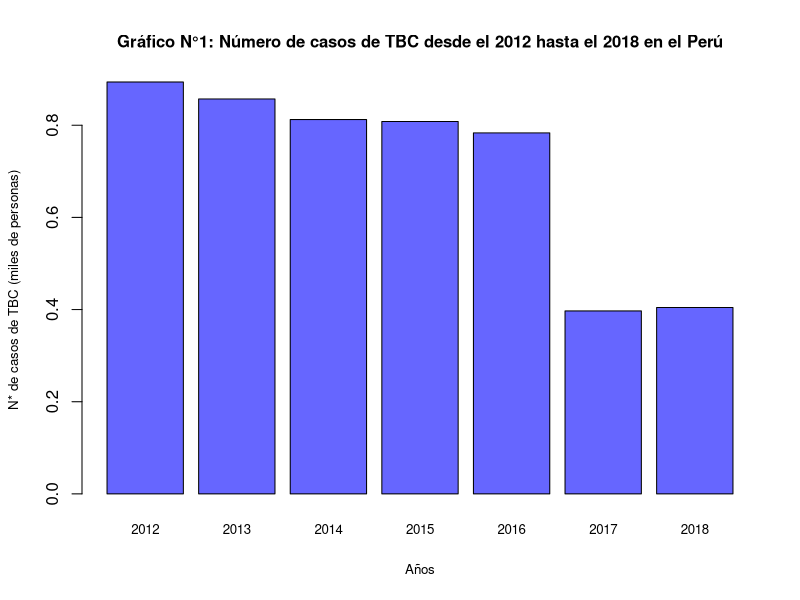
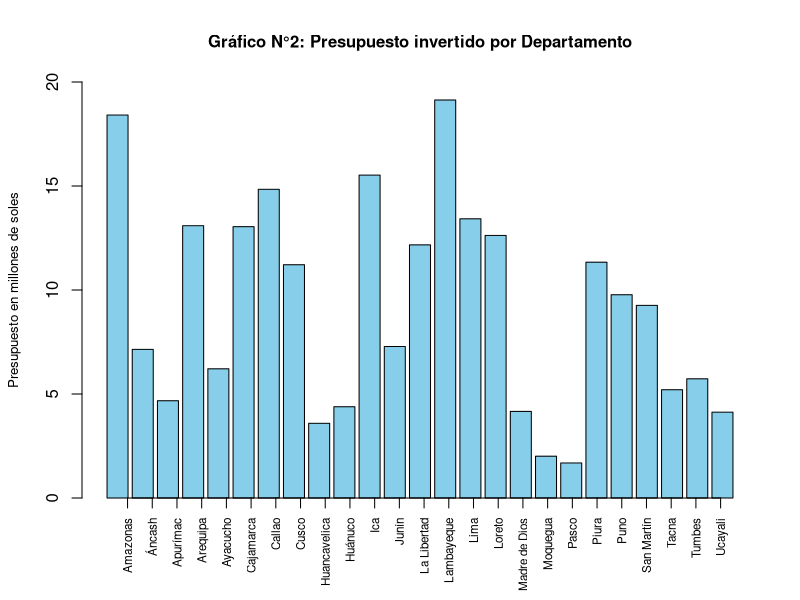
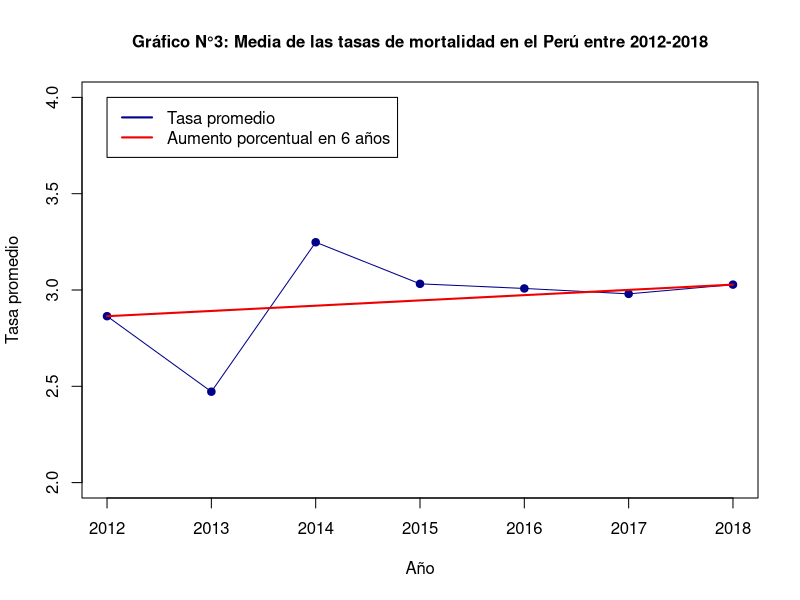
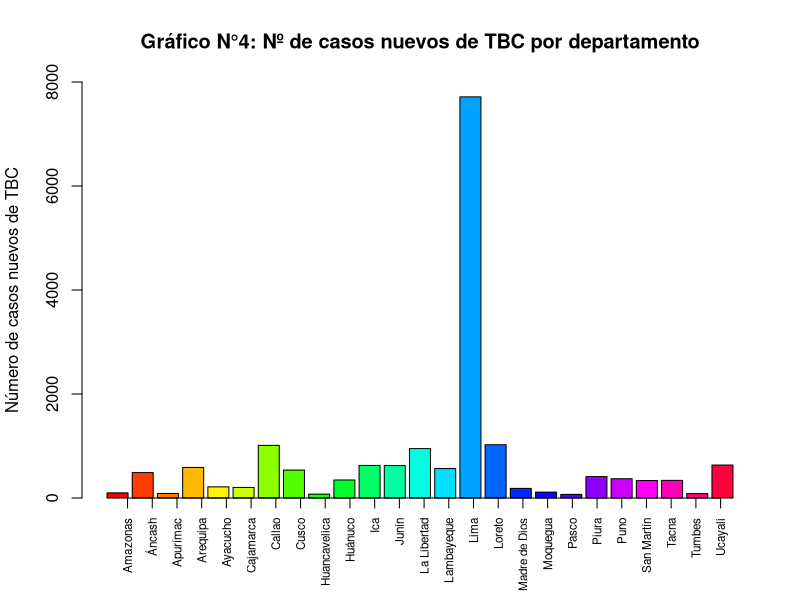
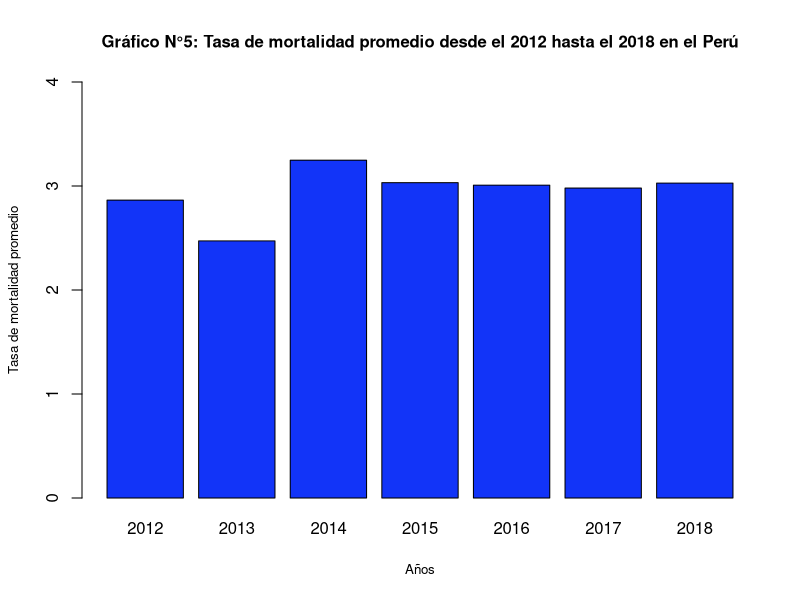
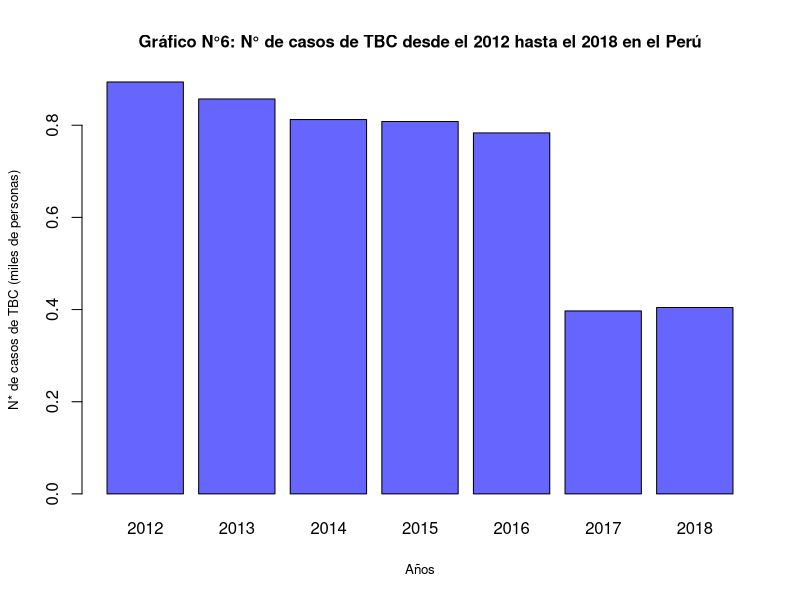
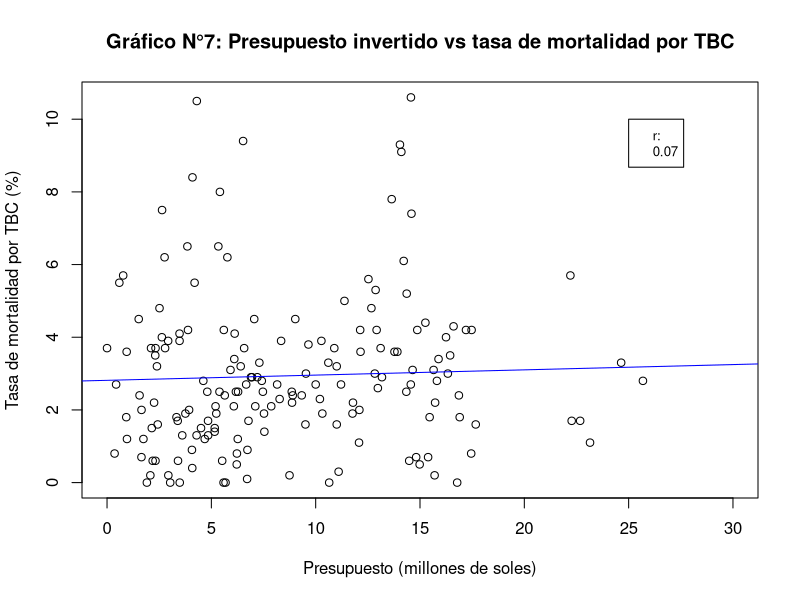
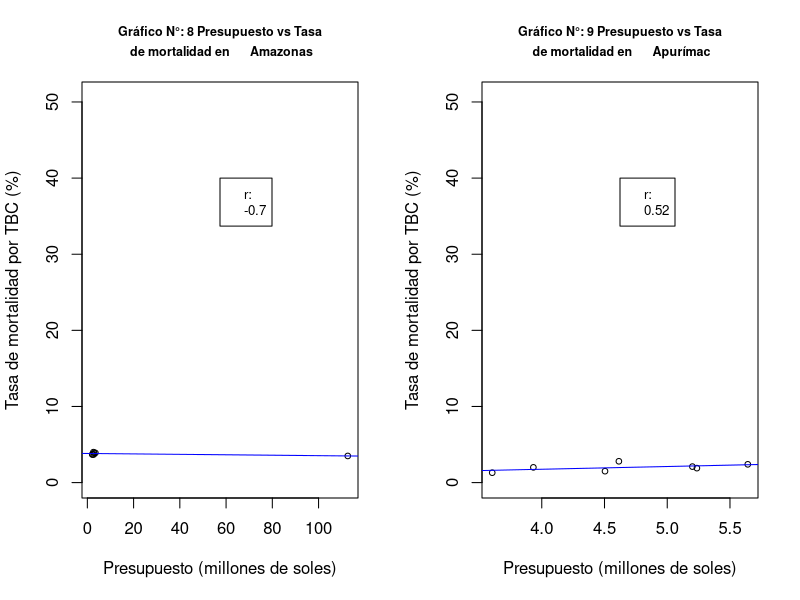

Write R code to recreate these figures, in order.
## ---- chunk 1
datos <- read.csv(file = "Datos.csv", fileEncoding = "UTF-8")
## ---- chunk 2
x<-0
morbilidad_porr_anho<-c()
anhos<-c()
for (i in 2012:2018){
       x<-x+1
       morbilidad_porr_anho[x]<-mean(datos$Numero.de.casos.Nuevos[datos$Año==i])
       anhos[x]<-i
}
casos <- morbilidad_porr_anho/1000
names(casos)<-anhos
barplot(casos,main="Gráfico N°1: Número de casos de TBC desde el 2012 hasta el 2018 en el Perú"
        ,ylab ="N* de casos de TBC (miles de personas)"
        ,xlab ="Años"
        ,cex.main=1.25
        ,cex.lab=0.8
        ,col = "#6666FF"
        ,cex.main=1
        ,cex.names = 0.8)
## ---- chunk 3
departamentos1<-unique(datos$Departamento)
Departamentos<-datos$Departamento
Morbilidad<-datos$Morbilidad
Presupuesto.orientado<-datos$Presupuesto.para.el.programa.orientado.a.disminuir.la.incidencia.de.TBC.y.VIH
datos4<-data.frame(Departamentos,Morbilidad,Presupuesto.orientado)

Morbilidad2<-c()
Presupuesto.orientado2<-c()
for (i in 1:25){
aux<-sum(datos4$Morbilidad[which(datos4$Departamentos==Departamentos[c(i)])])/7
Morbilidad2<-c(Morbilidad2,aux)
aux2<-sum(datos4$Presupuesto.orientado[which(datos4$Departamentos==Departamentos[c(i)])])/7
Presupuesto.orientado2<-c(Presupuesto.orientado2,aux2)
}

P<-Presupuesto.orientado2/1000000

datos5<-data.frame(departamentos1,Morbilidad2,Presupuesto.orientado2)
barplot(P,main="Gráfico N°2: Presupuesto invertido por Departamento"
        ,ylab = "Presupuesto en millones de soles"
        ,width = 0.85
        ,col = "skyblue"
        ,ylim =c(0,20)
        ,cex.main=1
        ,cex.lab=0.8)
axis(1,at=1:25,labels = departamentos1,las=3,cex.axis=0.7)

## ---- chunk 4
z<-0
tasademortalidadprom<-c()
años<-c()
for(i in 2012:2018){
  z<-z+1
  tasademortalidadprom[z]<- mean(datos$Tasa.de.mortalidad[datos$Año==i])
  años[z]<-i
}
Vs=(seq(from=tasademortalidadprom[1],to=tasademortalidadprom[7],by=(tasademortalidadprom[7]-tasademortalidadprom[1])/6))
plot(y=tasademortalidadprom,x = 2012:2018
     ,main = "Gráfico N°3: Media de las tasas de mortalidad en el Perú entre 2012-2018"
     ,xlab = "Año"
     ,ylab = "Tasa promedio"
     ,ylim = c(2,4)
     ,type ="o"
     ,pch = 19
     ,cex.main=1
     ,col = c("blue4"));
lines(y=Vs,x = 2012:2018, col="red2",lwd=2)
legend(2012,4,legend=c("Tasa promedio","Aumento porcentual en 6 años"),col=c("blue4","red2"),lwd=2)
## ---- chunk 5
Departamentos <-datos[,"Departamento"]
Numero.de.casos.nuevos<-datos[,"Numero.de.casos.Nuevos"]

datos2<-data.frame(Departamentos,Numero.de.casos.nuevos)
Numero.de.casos.nuevos2<-c()
for (i in 1:25)
{
aux<-sum(datos2$Numero.de.casos.nuevos[which(datos2$Departamentos==Departamentos[c(i)])])/7
Numero.de.casos.nuevos2<-c(Numero.de.casos.nuevos2,aux)
}
datos3<-data.frame(departamentos1,Numero.de.casos.nuevos2)

dep<-c("Amazonas","Áncash","Apurímac","Arequipa","Ayacucho","Cajamarca","Callao","Cusco","Huancavelica","Huánuco","Ica","Junín","La Libertad","Lambayeque","Lima","Loreto","Madre de Dios","Moquegua","Pasco","Piura","Puno","San Martín","Tacna","Tumbes","Ucayali")

barplot(datos3$Numero.de.casos.nuevos2,main = "Gráfico N°4: Nº de casos nuevos de TBC por departamento",width=0.85 ,ylab =  "Número de casos nuevos de TBC", col=rainbow(25),ylim = c(0,8000))
axis(1,at=1:25,labels = dep,las=3,cex.axis=0.7)
## ---- chunk 6

cases<-tasademortalidadprom
names(cases)<-años
barplot(cases,main="Gráfico N°5: Tasa de mortalidad promedio desde el 2012 hasta el 2018 en el Perú"
        ,ylab ="Tasa de mortalidad promedio"
        ,xlab ="Años"
        ,ylim=c(0,4)
        ,cex.main=1
        ,cex.lab=0.8
        ,col = "#1234F8")
## ---- chunk 7

casos <- morbilidad_porr_anho/1000
names(casos)<-años
barplot(casos
        ,main="Gráfico N°6: N° de casos de TBC desde el 2012 hasta el 2018 en el Perú"
        ,ylab ="N* de casos de TBC (miles de personas)"
        ,xlab ="Años"
        ,cex.main=1
        ,cex.lab=0.8
        ,col = "#6666FF")
## ---- chunk 8
Presupuesto_millones<-datos$Presupuesto.para.el.programa.orientado.a.disminuir.la.incidencia.de.TBC.y.VIH/1000000
tasa_mortalidad<-datos$Tasa.de.mortalidad
plot(Presupuesto_millones,tasa_mortalidad 
     ,main="Gráfico N°7: Presupuesto invertido vs tasa de mortalidad por TBC"
     ,ylab="Tasa de mortalidad por TBC (%)"
     ,xlab="Presupuesto (millones de soles)"
     ,xlim=c(0,30))
abline(lm(tasa_mortalidad~Presupuesto_millones), col="blue")
coeficiente_es<-c("r:",round(cor(Presupuesto_millones, tasa_mortalidad),2))
legend(25, 10,legend=c(coeficiente_es),cex=0.8)
## ---- chunk 9
par(mfrow=c(1,2))
x<-7
for (i in 1:length(departamentos1)){
Presupuesto_millones_dep<-datos$Presupuesto.para.el.programa.orientado.a.disminuir.la.incidencia.de.TBC.y.VIH[datos$Departamento==departamentos1[i]]/1000000
tasa_mortalidad<-datos$Tasa.de.mortalidad[datos$Departamento==departamentos1[i]]
cor(Presupuesto_millones_dep, tasa_mortalidad)
coeficiente<-round(cor(Presupuesto_millones_dep, tasa_mortalidad),2)
if(abs(coeficiente)>=0.5){
x<-x+1
nombre_depa<-c(paste("Gráfico N°:",toString(x),"Presupuesto vs Tasa",sep = " "),paste(" de mortalidad en\t", toString(departamentos1[i]),sep = " "))
plot(Presupuesto_millones_dep 
     ,tasa_mortalidad,ylab="Tasa de mortalidad por TBC (%)"
     ,xlab="Presupuesto (millones de soles)"
     ,ylim = c(0,max(datos$Tasa.de.mortalidad)+40)
     ,main=nombre_depa
     ,cex.main=0.75
     ,cex= 0.75)
abline(lm(tasa_mortalidad~Presupuesto_millones_dep), col="blue")
coeficiente_es<-c("r:",coeficiente)
legend((max(Presupuesto_millones_dep)+min(Presupuesto_millones_dep))/2,  40,legend=c(coeficiente_es),cex=0.8)
}
}
## ---- chunk 10
Departamentos<-datos$Departamento
Morbilidad<-datos$Morbilidad
Presupuesto.orientado<-datos$Presupuesto.para.el.programa.orientado.a.disminuir.la.incidencia.de.TBC.y.VIH
datos4<-data.frame(Departamentos,Morbilidad,Presupuesto.orientado)
Morbilidad2<-c()
Presupuesto.orientado2<-c()
for (i in 1:25)
{
aux<-sum(datos4$Morbilidad[which(datos4$Departamentos==Departamentos[c(i)])])/7
Morbilidad2<-c(Morbilidad2,aux)
aux2<-sum(datos4$Presupuesto.orientado[which(datos4$Departamentos==Departamentos[c(i)])])/7
Presupuesto.orientado2<-c(Presupuesto.orientado2,aux2)
}
P<-Presupuesto.orientado2/1000000
barplot(Morbilidad2,main="Gráfico N°18: Morbilidad de TBC por departamento"
        ,ylab = "Morbilidad de TBC"
        ,width = 0.85
        ,col = "skyblue"
        ,ylim =c(0,12000))
axis(1,at=1:25,labels = departamentos1,las=3,cex.axis=0.7)
abline(h=201,col="red",lwd=1)
barplot(P,main="Gráfico N°19: Presupuesto invertido por departamento"
        ,ylab = "Presupuesto en millones de soles"
        ,width = 0.85
        ,col = "skyblue"
        ,ylim =c(0,20)
        ,cex.main=1)
axis(1,at=1:25,labels = departamentos1,las=3,cex.axis=0.7)
abline(h=4.676521,col="red",lwd=1)
q1<-quantile(P)
q2<-quantile(Morbilidad2)

## ---- chunk 11
dato6<-datos5$departamentos1[which(datos5$Presupuesto.orientado2<=4676521)]
morb3<-datos5$Morbilidad2[which(datos5$Presupuesto.orientado2<=4676521)]
## ---- chunk 12
barplot(morb3,main="Gráfico N°20: Morbilidad de departamentos con bajo presupuesto"
        ,ylab = "Morbilidad"
        ,width = 0.85
        ,col = "skyblue"
        ,ylim =c(0,1000)
        ,cex.axis = 0.85
        ,cex.names = 0.8
        ,cex.main=1)
axis(1,at=1:7,labels = dato6,las=3,cex.axis=0.7)
abline(h=median(Morbilidad2),col="blue",lwd=1)
abline(h=201,col="red",lwd=1)
abline(h=mean(morb3),col="green",lwd=1)
legend(0,1000,legend=c("mediana\nde morbilidad"),col=c("blue"),lwd=1,cex=0.8)
legend(2,1000,legend=c("primer cuartil\nde morbilidad"),col=c("red"),lwd=1,cex=0.8)
legend(4,1000,legend=c("media de morbilidad de departamentos\n con menor presupuesto"),col=c("green"),lwd=1,cex=0.8)
## ---- chunk 13
plot(x=Numero.de.casos.nuevos,y=Presupuesto_millones
     ,xlab = "Número de casos nuevos por departamento"
     ,ylab = "Presupuesto por departamento (millones de soles)"
     ,main = "Gráfico N°21: Presupuesto invertido VS. Número de casos nuevos"
     ,cex.main=1)
plot(x = Numero.de.casos.nuevos,y = Presupuesto_millones
     ,ylim = c(0,30),xlim=c(0,1250)
     ,xlab = "Número de casos nuevos por departamento"
     ,ylab = "Presupuesto por departamento (millones de soles)"
     ,main = "Gráfico N°22: Presupuesto invertido VS. Número de casos nuevos (ampliado)"
     ,cex.main=1)
abline(lm(Presupuesto_millones~Numero.de.casos.nuevos), col="blue")
coeficiente_es<-c("r:",round(cor(Numero.de.casos.nuevos,Presupuesto_millones),2))
legend(1100, 30,legend=c(coeficiente_es),cex=0.8)
